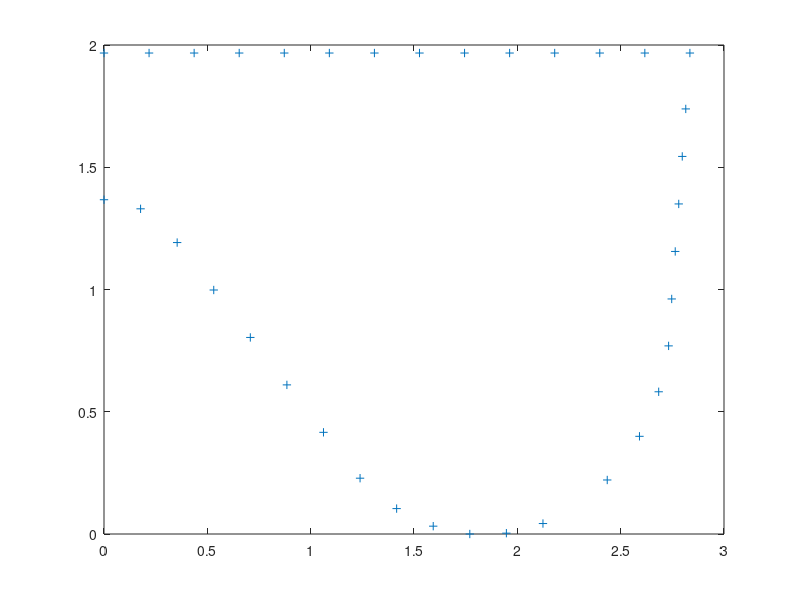

The MATLAB source for this figure:
%de la parte m�s exterior del taz�n de derecha al centro
%Medidas en mil�metros
function [y]=hiro()
clear all
paso_c=.01;
paso_r=.01;
%x_cc1
m_r1=tand(85);
x_r=28.35;
y_r=0;
y_cc1=-10.7;
r_c1=9;
x_cc2=0;
y_cc2=-10.4;
r_c2=4.4;
DataAcople1=AcopleR_C(m_r1,x_r,y_r,y_cc1,r_c1,'arriba');
x_cc1=DataAcople1(1);
DataAcople2=AcopleC_R_C(x_cc1,y_cc1,r_c1,x_cc2,y_cc2,r_c2);
x1=0:paso_c:DataAcople2(2);
x2=x1(end-1):paso_r:DataAcople2(4);
x3=x2(end-1):paso_c:DataAcople1(2);
x4=x3(end-1):paso_c:x_r;
y1=circulo(x_cc2,y_cc2,4.4,x1,'arriba');
y2=recta(DataAcople2(1),DataAcople2(2),DataAcople2(3),x2);
y3=circulo(x_cc1,y_cc1,9,x3,'abajo');
y4=recta(m_r1,x_r,y_r,x4);
%plot([x1 x2 x3 x4],[y1 y2 y3 y4])
tmp=EscogePuntos(x_r,23,19.7,13,9,[x1 x2 x3 x4],[y1 y2 y3 y4],0.2);
tmp(:,2)=tmp(:,2)-min(tmp(:,2));
plot(tmp(:,1),tmp(:,2),'+');
y=tmp;
end
function ptos=EscogePuntos(MaxX,MaxX2,MaxZ,NumPtosX,NumPtosZ,x,z,Ajuste)
    EspX1=(MaxX2)/(NumPtosX);
    coord=ones(1,NumPtosX+NumPtosZ);
    for i=2:1:NumPtosX
        coord(i)=find(x>x(coord(i-1))+EspX1,1,'first');
    end
    % Escogiendo los segundos 11 puntos (avanzo en z)
    EspZ1=MaxZ/(NumPtosZ+1)-Ajuste;
    for i=(NumPtosX+1):1:(NumPtosX+NumPtosZ)
        %coord(i)=find(z(coord(i-1):1:end)<z(coord(i-1))+EspZ1,1,'first');
        coord(i)=coord(i-1)+find(z(coord(i-1):1:end)>z(coord(i-1))+EspZ1,1,'first');
    end
    %plot(x(coord),z(coord))
    Topex=MaxX:-MaxX/(NumPtosX):0;
    Topez=zeros(1,size(Topex,2));
    nbox=[x(coord) Topex]';
    nboz=[z(coord) Topez]';
    %plot(nbox,nboz,'+');
    ptos=[nbox nboz]/10;
end
function y=circulo(x0,y0,r,x,caso)
switch caso
    case 'arriba'
        y=(r.^2-(x-x0).^2).^(.5)+y0;
    case 'abajo'
        y=-(r.^2-(x-x0).^2).^(.5)+y0;
end
end
function y=recta(m,x0,y0,x)
    y=m.*(x-x0)+y0;
end
function y=AcopleR_C(m,x_r,y_r,y_cc,r_c,concavidad)
% Halla coord x del centro del de radio conocido c�rculo que acopla 
% con una recta conocida
%m Pendiente de la recta
%x_r Coordenada x de la recta
%y_r Coordenada y de la recta
%x_cc Centro de la circunferencia x
%y_cc Centro de la circunferencia y
%r_c Radio del c�rculo
switch concavidad
case 'abajo'
    t0=180-tand(m);
case 'arriba'
    t0=360-tand(m);
end;
PtoAcopleY=(y_cc+r_c*sind(t0));
x_acople=(1/m)*(PtoAcopleY-y_r)+x_r;
xcc=x_acople-r_c*cosd(t0);
y=[xcc x_acople PtoAcopleY];
end
function [y]=AcopleC_R_C(x_cc1,y_cc1,r_c1,x_cc2,y_cc2,r_c2)
%m Pendiente de la recta
%x_cc Centro de la circunferencia x
%y_cc Centro de la circunferencia y
%r_c Radio del c�rculo
DeltaX=x_cc1-x_cc2;
DeltaY=y_cc1-y_cc2;
H1=sqrt(DeltaX^2+DeltaY^2)/(1+r_c2/r_c1);%Trigonometr�a, es una de las 
% hipotenusas que se forman cuando se intersecta la l�nea tangente a los 2
% c�rculos con la recta que une los centros de los 2 c�rculos
theta2=asind(-r_c1/H1);
theta1=360+rad2deg(atan2(DeltaY,DeltaX));
m=tand(theta2+theta1);
t_c1=theta2+theta1+270;
t_c2=theta2+theta1+90;
x_f=r_c1*cosd(t_c1)+x_cc1;
y_f=r_c1*sind(t_c1)+y_cc1;
x_i=r_c2*cosd(t_c2)+x_cc2;
y_i=r_c2*sind(t_c2)+y_cc2;
y=[m x_i y_i x_f y_f];
end